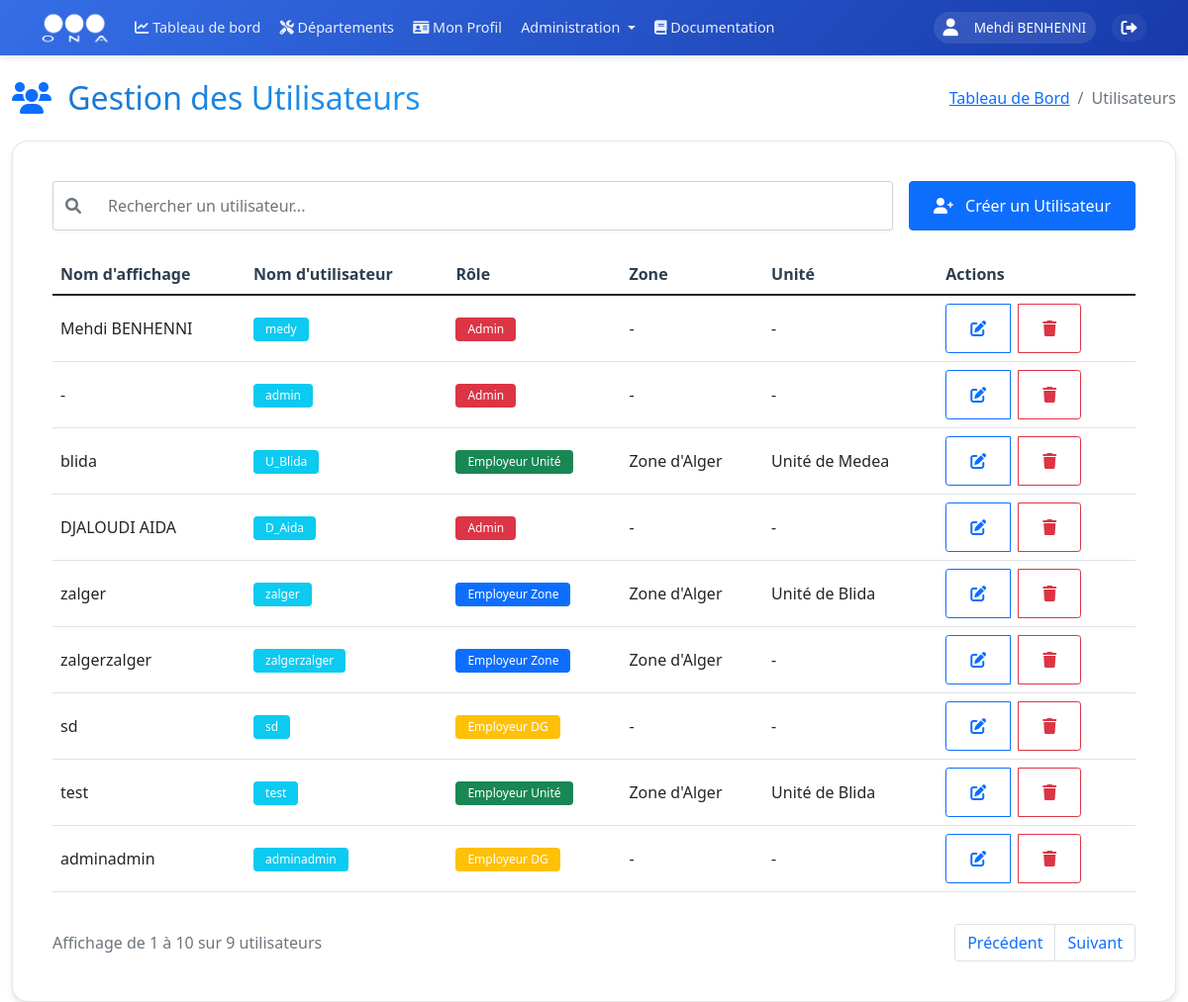
Page /admin/users (signed in) on the earlier database version.
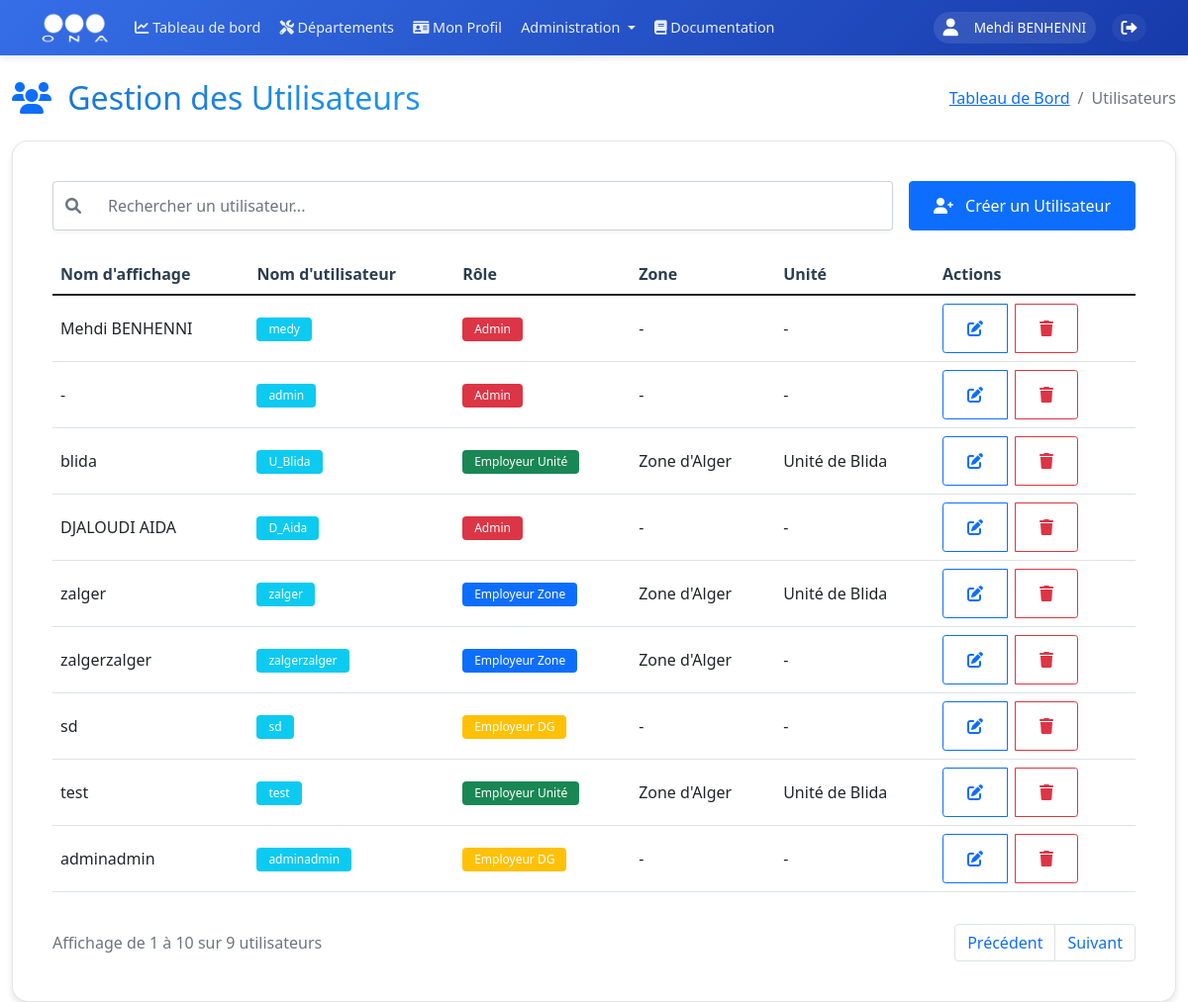
Same page on the later database version.
### models.py (models this page shows, shortened)
class User(UserMixin, db.Model):
    __tablename__ = 'users'
    id = db.Column(db.Integer, primary_key=True)
    username = db.Column(db.String(80), unique=True, nullable=False, index=True)
    nickname = db.Column(db.String(80), index=True)
    email = db.Column(db.String(120), unique=True, nullable=True, index=True)
    password_hash = db.Column(db.String(128))
    role = db.Column(db.String(20), nullable=False, default=UserRole.UTILISATEUR, index=True)
    is_active = db.Column(db.Boolean, default=True, index=True)
    last_login = db.Column(db.DateTime, index=True)
    unit_id = db.Column(db.Integer, db.ForeignKey('units.id', ondelete='SET NULL'), nullable=True, index=True)
    zone_id = db.Column(db.Integer, db.ForeignKey('zones.id', ondelete='SET NULL'), nullable=True, index=True)
    created_at = db.Column(db.DateTime, default=datetime.utcnow, index=True)
    updated_at = db.Column(db.DateTime, default=datetime.utcnow, onupdate=datetime.utcnow, index=True)
    profile = db.relationship('UserProfile', backref='user', uselist=False, lazy=True, cascade='all, delete-orphan')
    incidents = db.relationship('Incident', backref='author', lazy=True)

class Zone(db.Model):
    __tablename__ = 'zones'
    id = db.Column(db.Integer, primary_key=True)
    name = db.Column(db.String(100), unique=True, nullable=False, index=True)
    code = db.Column(db.String(10), unique=True, nullable=False, index=True)
    email = db.Column(db.String(120), unique=True, nullable=True)
    phone = db.Column(db.String(20), nullable=True)
    description = db.Column(db.Text)
    address = db.Column(db.String(200))
    director_id = db.Column(db.Integer, db.ForeignKey('users.id'), nullable=True)
    units = db.relationship('Unit', backref='zone', lazy=True, cascade='all, delete-orphan')
    users = db.relationship('User', backref='assigned_zone', lazy=True, foreign_keys='User.zone_id')
    director = db.relationship('User', foreign_keys=[director_id], backref='directed_zone', lazy=True)
    created_at = db.Column(db.DateTime, default=datetime.utcnow, index=True)
    updated_at = db.Column(db.DateTime, default=datetime.utcnow, onupdate=datetime.utcnow, index=True)

class Unit(db.Model):
    __tablename__ = 'units'
    id = db.Column(db.Integer, primary_key=True)
    name = db.Column(db.String(100), nullable=False, index=True)
    code = db.Column(db.String(10), unique=True, nullable=False, index=True)
    email = db.Column(db.String(120), unique=True, nullable=True)
    phone = db.Column(db.String(20), nullable=True)
    description = db.Column(db.Text)
    address = db.Column(db.String(200))
    zone_id = db.Column(db.Integer, db.ForeignKey('zones.id', ondelete='CASCADE'), nullable=False, index=True)
    director_id = db.Column(db.Integer, db.ForeignKey('users.id'), nullable=True)
    centers = db.relationship('Center', backref='unit', lazy=True, cascade='all, delete-orphan')
    users = db.relationship('User', backref='assigned_unit', lazy=True, foreign_keys='User.unit_id')
    director = db.relationship('User', foreign_keys=[director_id], backref='directed_unit', lazy=True)
    incidents = db.relationship('Incident', backref='unit', lazy=True)
    created_at = db.Column(db.DateTime, default=datetime.utcnow, index=True)
    updated_at = db.Column(db.DateTime, default=datetime.utcnow, onupdate=datetime.utcnow, index=True)

### routes/users.py (the view)
@users.route('/admin/users')
@login_required
@admin_required
def manage_users():
    users = User.query.options(
        db.joinedload(User.assigned_zone),
        db.joinedload(User.assigned_unit)
    ).all()
    zones = Zone.query.order_by(Zone.name).all()
    zones_data = [{'id': zone.id, 'name': zone.name} for zone in zones]
    available_roles = [
        UserRole.EMPLOYEUR_DG,
        UserRole.EMPLOYEUR_ZONE,
        UserRole.EMPLOYEUR_UNITE,
        UserRole.UTILISATEUR
    ]
    if current_user.role == UserRole.ADMIN:
        available_roles = [UserRole.ADMIN] + available_roles
    return render_template('admin/users.html',
                         users=users,
                         zones=zones,
                         zones_data=zones_data,
                         UserRole=UserRole,
                         available_roles=available_roles,
                         current_user=current_user)  # Pass current_user and available_roles to template

### templates/admin/users.html (shortened to what this page needs)
{% extends "base/base.html" %}
{% block content %}
<div class="container-fluid mt-4">
    <div class="row mb-4">
        <div class="col-12">
            <div class="d-flex flex-column flex-md-row justify-content-between align-items-start align-items-md-center gap-3">
                <h2 class="mb-0">
                    <i class="fas fa-users me-2 text-primary"></i>
                    <span class="gradient-text">Gestion des Utilisateurs</span>
                </h2>
                <nav aria-label="breadcrumb">
                    <ol class="breadcrumb mb-0">
                        <li class="breadcrumb-item"><a href="{{ url_for('main_dashboard.dashboard') }}">Tableau de Bord</a></li>
                        <li class="breadcrumb-item active">Utilisateurs</li>
                    </ol>
                </nav>
            </div>
        </div>
    </div>
    <div class="row">
        <div class="col-12">
            <div class="glass-card">
                <div class="card-body">
                    <div class="d-flex flex-column flex-md-row justify-content-between align-items-stretch gap-3 mb-4">
                        <div class="flex-grow-1">
                            <div class="input-group">
                                <span class="input-group-text">
                                    <i class="fas fa-search"></i>
                                </span>
                                <input type="text" id="searchInput" class="form-control" placeholder="Rechercher un utilisateur...">
                            </div>
                        </div>
                        <div>
                            <button id="createUserBtn" class="btn btn-primary w-100">
                                <i class="fas fa-user-plus me-2"></i>
                                Créer un Utilisateur
                            </button>
                        </div>
                    </div>
                    <div class="table-responsive">
                        <table class="table table-hover" id="usersTable">
                            <thead>
                                <tr>
                                    <th class="text-nowrap">Nom d'affichage</th>
                                    <th class="text-nowrap">Nom d'utilisateur</th>
                                    <th class="text-nowrap">Rôle</th>
                                    <th class="text-nowrap">Zone</th>
                                    <th class="text-nowrap">Unité</th>
                                    <th class="text-nowrap">Actions</th>
                                </tr>
                            </thead>
                            <tbody>
                                {% for user in users %}
                                <tr>
                                    <td class="text-break">{{ user.nickname if user.nickname else '-' }}</td>
                                    <td><span class="badge bg-info text-break">{{ user.username }}</span></td>
                                    <td>
                                        {% if user.role == UserRole.ADMIN %}
                                            <span class="badge bg-danger text-wrap">{{ UserRole.get_role_display_name(user.role) }}</span>
                                        {% elif user.role == UserRole.EMPLOYEUR_DG %}
                                            <span class="badge bg-warning text-wrap">{{ UserRole.get_role_display_name(user.role) }}</span>
                                        {% elif user.role == UserRole.EMPLOYEUR_ZONE %}
                                            <span class="badge bg-primary text-wrap">{{ UserRole.get_role_display_name(user.role) }}</span>
                                        {% elif user.role == UserRole.EMPLOYEUR_UNITE %}
                                            <span class="badge bg-success text-wrap">{{ UserRole.get_role_display_name(user.role) }}</span>
                                        {% else %}
                                            <span class="badge bg-secondary text-wrap">{{ UserRole.get_role_display_name(user.role) }}</span>
                                        {% endif %}
                                    </td>
                                    <td class="text-break">{{ user.assigned_zone.name if user.assigned_zone else '-' }}</td>
                                    <td class="text-break">{{ user.assigned_unit.name if user.assigned_unit else '-' }}</td>
                                    <td>
                                        <div class="btn-group" role="group">
                                            <button class="btn btn-sm btn-outline-primary edit-user me-2" data-user-id="{{ user.id }}"
                                                    data-username="{{ user.username }}"
                                                    data-nickname="{{ user.nickname }}"
                                                    data-role="{{ user.role }}"
                                                    data-zone="{{ user.assigned_zone.id if user.assigned_zone else '' }}"
                                                    data-unit="{{ user.assigned_unit.id if user.assigned_unit else '' }}"
                                                    data-bs-toggle="tooltip"
                                                    title="Modifier l'utilisateur">
                                                <i class="fas fa-edit"></i>
                                            </button>
                                            <button class="btn btn-sm btn-outline-danger delete-user" data-user-id="{{ user.id }}" data-bs-toggle="tooltip" title="Supprimer l'utilisateur">
                                                <i class="fas fa-trash"></i>
                                            </button>
                                        </div>
                                    </td>
                                </tr>
                                {% endfor %}
                            </tbody>
                        </table>
                    </div>
                    <div class="d-flex flex-column flex-md-row justify-content-between align-items-center gap-3 mt-3">
                        <div class="text-muted order-2 order-md-1">
                            Affichage de <span id="startRange">1</span> à <span id="endRange">10</span> sur <span id="totalItems">{{ users|length }}</span> utilisateurs
                        </div>
                        <nav aria-label="Page navigation" class="order-1 order-md-2">
                            <ul class="pagination mb-0">
                                <li class="page-item">
                                    <button class="page-link" id="prevPage">Précédent</button>
                                </li>
                                <li class="page-item">
                                    <button class="page-link" id="nextPage">Suivant</button>
                                </li>
                            </ul>
                        </nav>
                    </div>
                </div>
            </div>
        </div>
    </div>
</div>
{% endblock %}
{% block extra_css %}
<link rel="stylesheet" href="{{ url_for('static', filename='css/admin/users.css') }}">
{% endblock %}

### templates/base/base.html (shortened to what this page needs)
<!DOCTYPE html>
<html lang="fr" dir="ltr">
<head>
    <link href="https://cdn.jsdelivr.net/npm/bootstrap@5.1.3/dist/css/bootstrap.min.css" rel="stylesheet">
    <link href="https://cdnjs.cloudflare.com/ajax/libs/font-awesome/6.0.0/css/all.min.css" rel="stylesheet">
    <link rel="stylesheet" href="https://unpkg.com/leaflet@1.9.4/dist/leaflet.css" />
    {% block extra_css %}{% endblock %}
</head>
<body>
    <nav class="navbar navbar-expand-lg sticky-top">
        <div class="container">
            <a class="navbar-brand" href="{{ url_for('main_dashboard.dashboard') }}">
                <img src="{{ url_for('static', filename='images/ona_logo.png') }}" alt="ONA">
            </a>
            <div class="collapse navbar-collapse" id="navbarNav">
                <ul class="navbar-nav me-auto mb-2 mb-lg-0">
                    <li class="nav-item">
                        <a class="nav-link" href="{{ url_for('main_dashboard.dashboard') }}">
                            <i class="fas fa-chart-line"></i>
                            <span>Tableau de bord</span>
                        </a>
                    </li>
                    <li class="nav-item">
                        <a class="nav-link" href="{{ url_for('departements') }}">
                            <i class="fas fa-tools"></i>
                            <span>Départements</span>
                        </a>
                    </li>
                    {% if current_user.is_authenticated %}
                    <li class="nav-item">
                        <a class="nav-link" href="{{ url_for('profiles.view_profile') }}">
                            <i class="fas fa-id-card"></i>
                            <span>Mon Profil</span>
                        </a>
                    </li>
                    {% if current_user.role == 'Admin' %}
                    <li class="nav-item dropdown">
                        <a class="nav-link dropdown-toggle" href="#" id="adminDropdown" role="button" data-bs-toggle="dropdown">
                            Administration
                        </a>
                    </li>
                    {% endif %}
                    {% endif %}
                    <li class="nav-item">
                        <a class="nav-link {% if active_page == 'documentation' %}active{% endif %}" href="{{ url_for('documentation.view_documentation') }}">
                            <i class="fas fa-book"></i> Documentation
                        </a>
                    </li>
                </ul>
                <div class="user-section">
                    <div class="d-flex align-items-center">
                        {% if current_user.is_authenticated %}
                            <div class="user-info">
                                <i class="fas fa-user me-2"></i>
                                <span>
                                    {% if current_user.nickname %}
                                        {{ current_user.nickname }}
                                    {% else %}
                                        {{ current_user.username }}
                                    {% endif %}
                                </span>
                            </div>
                            <a href="{{ url_for('auth.logout') }}" class="logout-btn text-white text-decoration-none ms-2" title="Déconnexion">
                                <i class="fas fa-sign-out-alt"></i>
                            </a>
                        {% else %}
                            <a href="{{ url_for('auth.login') }}" class="btn btn-light">Connexion</a>
                        {% endif %}
                    </div>
                </div>
            </div>
        </div>
    </nav>
    {% block content %}{% endblock %}
</body>
</html>

Differences in the rows shown:
changed User "blida": assigned_unit "Unité de Medea" → "Unité de Blida"
